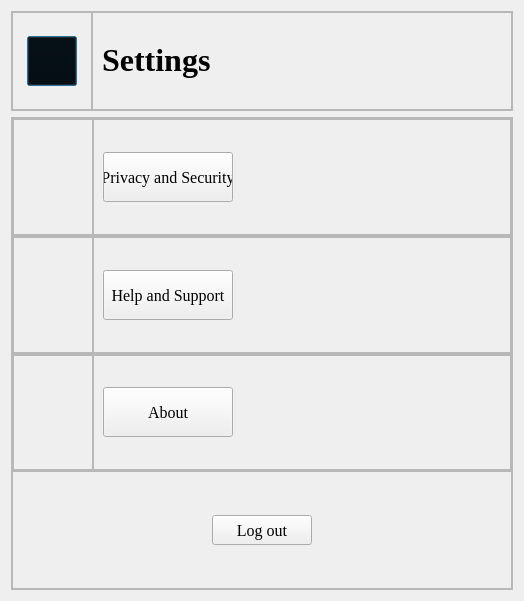
<?xml version="1.0" encoding="UTF-8"?>
<ui version="4.0">
 <class>Settings</class>
 <widget class="QDialog" name="Settings">
  <property name="geometry">
   <rect>
    <x>0</x>
    <y>0</y>
    <width>524</width>
    <height>601</height>
   </rect>
  </property>
  <property name="windowTitle">
   <string>Dialog</string>
  </property>
  <layout class="QVBoxLayout" name="verticalLayout">
   <property name="sizeConstraint">
    <enum>QLayout::SetMinAndMaxSize</enum>
   </property>
   <item>
    <widget class="QFrame" name="frame_title">
     <property name="maximumSize">
      <size>
       <width>16777215</width>
       <height>100</height>
      </size>
     </property>
     <property name="frameShape">
      <enum>QFrame::StyledPanel</enum>
     </property>
     <property name="frameShadow">
      <enum>QFrame::Raised</enum>
     </property>
     <layout class="QHBoxLayout" name="horizontalLayout">
      <property name="spacing">
       <number>0</number>
      </property>
      <property name="leftMargin">
       <number>0</number>
      </property>
      <property name="topMargin">
       <number>0</number>
      </property>
      <property name="rightMargin">
       <number>0</number>
      </property>
      <property name="bottomMargin">
       <number>0</number>
      </property>
      <item>
       <widget class="QFrame" name="frame_home">
        <property name="maximumSize">
         <size>
          <width>80</width>
          <height>16777215</height>
         </size>
        </property>
        <property name="frameShape">
         <enum>QFrame::StyledPanel</enum>
        </property>
        <property name="frameShadow">
         <enum>QFrame::Raised</enum>
        </property>
        <layout class="QHBoxLayout" name="horizontalLayout_3">
         <item>
          <widget class="QPushButton" name="pushButton_home">
           <property name="minimumSize">
            <size>
             <width>50</width>
             <height>50</height>
            </size>
           </property>
           <property name="maximumSize">
            <size>
             <width>50</width>
             <height>50</height>
            </size>
           </property>
           <property name="styleSheet">
            <string notr="true">background:transparent;</string>
           </property>
           <property name="text">
            <string/>
           </property>
           <property name="icon">
            <iconset resource="Resource.qrc">
             <normaloff>:/rec/drive-download-20221026T014232Z-001/001-home.png</normaloff>:/rec/drive-download-20221026T014232Z-001/001-home.png</iconset>
           </property>
           <property name="iconSize">
            <size>
             <width>40</width>
             <height>40</height>
            </size>
           </property>
          </widget>
         </item>
        </layout>
       </widget>
      </item>
      <item>
       <widget class="QFrame" name="frame_name">
        <property name="frameShape">
         <enum>QFrame::StyledPanel</enum>
        </property>
        <property name="frameShadow">
         <enum>QFrame::Raised</enum>
        </property>
        <layout class="QHBoxLayout" name="horizontalLayout_2">
         <item>
          <widget class="QLabel" name="label_name">
           <property name="font">
            <font>
             <family>Times New Roman</family>
             <pointsize>24</pointsize>
             <bold>true</bold>
            </font>
           </property>
           <property name="text">
            <string>&lt;html&gt;&lt;head/&gt;&lt;body&gt;&lt;p&gt;&lt;span style=&quot; font-size:24pt; font-weight:700;&quot;&gt;Settings&lt;/span&gt;&lt;/p&gt;&lt;/body&gt;&lt;/html&gt;</string>
           </property>
          </widget>
         </item>
        </layout>
       </widget>
      </item>
     </layout>
    </widget>
   </item>
   <item>
    <widget class="QFrame" name="frame_body">
     <property name="frameShape">
      <enum>QFrame::StyledPanel</enum>
     </property>
     <property name="frameShadow">
      <enum>QFrame::Raised</enum>
     </property>
     <layout class="QVBoxLayout" name="verticalLayout_2">
      <property name="spacing">
       <number>0</number>
      </property>
      <property name="leftMargin">
       <number>0</number>
      </property>
      <property name="topMargin">
       <number>0</number>
      </property>
      <property name="rightMargin">
       <number>0</number>
      </property>
      <property name="bottomMargin">
       <number>0</number>
      </property>
      <item>
       <widget class="QFrame" name="frame_privacy">
        <property name="frameShape">
         <enum>QFrame::StyledPanel</enum>
        </property>
        <property name="frameShadow">
         <enum>QFrame::Raised</enum>
        </property>
        <layout class="QHBoxLayout" name="horizontalLayout_4">
         <property name="spacing">
          <number>0</number>
         </property>
         <property name="leftMargin">
          <number>0</number>
         </property>
         <property name="topMargin">
          <number>0</number>
         </property>
         <property name="rightMargin">
          <number>0</number>
         </property>
         <property name="bottomMargin">
          <number>0</number>
         </property>
         <item>
          <widget class="QFrame" name="frame_privacylogo">
           <property name="maximumSize">
            <size>
             <width>80</width>
             <height>16777215</height>
            </size>
           </property>
           <property name="frameShape">
            <enum>QFrame::StyledPanel</enum>
           </property>
           <property name="frameShadow">
            <enum>QFrame::Raised</enum>
           </property>
           <layout class="QHBoxLayout" name="horizontalLayout_10">
            <item>
             <spacer name="horizontalSpacer">
              <property name="orientation">
               <enum>Qt::Horizontal</enum>
              </property>
              <property name="sizeHint" stdset="0">
               <size>
                <width>40</width>
                <height>20</height>
               </size>
              </property>
             </spacer>
            </item>
            <item>
             <widget class="QLabel" name="label_privacy">
              <property name="maximumSize">
               <size>
                <width>40</width>
                <height>40</height>
               </size>
              </property>
              <property name="text">
               <string/>
              </property>
              <property name="pixmap">
               <pixmap resource="Resource.qrc">:/rec/drive-download-20221026T014232Z-001/025-lock.png</pixmap>
              </property>
              <property name="scaledContents">
               <bool>true</bool>
              </property>
             </widget>
            </item>
           </layout>
          </widget>
         </item>
         <item>
          <widget class="QFrame" name="frame_privacytxt">
           <property name="frameShape">
            <enum>QFrame::StyledPanel</enum>
           </property>
           <property name="frameShadow">
            <enum>QFrame::Raised</enum>
           </property>
           <layout class="QVBoxLayout" name="verticalLayout_3">
            <item>
             <widget class="QPushButton" name="pushButton_privacy">
              <property name="maximumSize">
               <size>
                <width>130</width>
                <height>50</height>
               </size>
              </property>
              <property name="font">
               <font>
                <family>Times New Roman</family>
                <pointsize>12</pointsize>
               </font>
              </property>
              <property name="text">
               <string>Privacy and Security</string>
              </property>
             </widget>
            </item>
           </layout>
          </widget>
         </item>
        </layout>
       </widget>
      </item>
      <item>
       <widget class="QFrame" name="frame_help">
        <property name="frameShape">
         <enum>QFrame::StyledPanel</enum>
        </property>
        <property name="frameShadow">
         <enum>QFrame::Raised</enum>
        </property>
        <layout class="QHBoxLayout" name="horizontalLayout_6">
         <property name="spacing">
          <number>0</number>
         </property>
         <property name="leftMargin">
          <number>0</number>
         </property>
         <property name="topMargin">
          <number>0</number>
         </property>
         <property name="rightMargin">
          <number>0</number>
         </property>
         <property name="bottomMargin">
          <number>0</number>
         </property>
         <item>
          <widget class="QFrame" name="frame_helplogo">
           <property name="maximumSize">
            <size>
             <width>80</width>
             <height>16777215</height>
            </size>
           </property>
           <property name="frameShape">
            <enum>QFrame::StyledPanel</enum>
           </property>
           <property name="frameShadow">
            <enum>QFrame::Raised</enum>
           </property>
           <layout class="QHBoxLayout" name="horizontalLayout_9">
            <item>
             <spacer name="horizontalSpacer_2">
              <property name="orientation">
               <enum>Qt::Horizontal</enum>
              </property>
              <property name="sizeHint" stdset="0">
               <size>
                <width>40</width>
                <height>20</height>
               </size>
              </property>
             </spacer>
            </item>
            <item>
             <widget class="QLabel" name="label_help">
              <property name="maximumSize">
               <size>
                <width>40</width>
                <height>40</height>
               </size>
              </property>
              <property name="text">
               <string/>
              </property>
              <property name="pixmap">
               <pixmap resource="Resource.qrc">:/rec/drive-download-20221026T014232Z-001/Help.png</pixmap>
              </property>
              <property name="scaledContents">
               <bool>true</bool>
              </property>
             </widget>
            </item>
           </layout>
          </widget>
         </item>
         <item>
          <widget class="QFrame" name="frame_helptxt">
           <property name="frameShape">
            <enum>QFrame::StyledPanel</enum>
           </property>
           <property name="frameShadow">
            <enum>QFrame::Raised</enum>
           </property>
           <layout class="QVBoxLayout" name="verticalLayout_4">
            <item>
             <widget class="QPushButton" name="pushButton_help">
              <property name="maximumSize">
               <size>
                <width>130</width>
                <height>50</height>
               </size>
              </property>
              <property name="font">
               <font>
                <family>Times New Roman</family>
                <pointsize>12</pointsize>
               </font>
              </property>
              <property name="text">
               <string>Help and Support</string>
              </property>
             </widget>
            </item>
           </layout>
          </widget>
         </item>
        </layout>
       </widget>
      </item>
      <item>
       <widget class="QFrame" name="frame_about">
        <property name="frameShape">
         <enum>QFrame::StyledPanel</enum>
        </property>
        <property name="frameShadow">
         <enum>QFrame::Raised</enum>
        </property>
        <layout class="QHBoxLayout" name="horizontalLayout_7">
         <property name="spacing">
          <number>0</number>
         </property>
         <property name="leftMargin">
          <number>0</number>
         </property>
         <property name="topMargin">
          <number>0</number>
         </property>
         <property name="rightMargin">
          <number>0</number>
         </property>
         <property name="bottomMargin">
          <number>0</number>
         </property>
         <item>
          <widget class="QFrame" name="frame_aboutlogo">
           <property name="maximumSize">
            <size>
             <width>80</width>
             <height>16777215</height>
            </size>
           </property>
           <property name="frameShape">
            <enum>QFrame::StyledPanel</enum>
           </property>
           <property name="frameShadow">
            <enum>QFrame::Raised</enum>
           </property>
           <layout class="QHBoxLayout" name="horizontalLayout_8">
            <item>
             <spacer name="horizontalSpacer_3">
              <property name="orientation">
               <enum>Qt::Horizontal</enum>
              </property>
              <property name="sizeHint" stdset="0">
               <size>
                <width>40</width>
                <height>20</height>
               </size>
              </property>
             </spacer>
            </item>
            <item>
             <widget class="QLabel" name="label_about">
              <property name="maximumSize">
               <size>
                <width>40</width>
                <height>40</height>
               </size>
              </property>
              <property name="text">
               <string/>
              </property>
              <property name="pixmap">
               <pixmap resource="Resource.qrc">:/rec/drive-download-20221026T014232Z-001/about.png</pixmap>
              </property>
              <property name="scaledContents">
               <bool>true</bool>
              </property>
             </widget>
            </item>
           </layout>
          </widget>
         </item>
         <item>
          <widget class="QFrame" name="frame_abouttxt">
           <property name="frameShape">
            <enum>QFrame::StyledPanel</enum>
           </property>
           <property name="frameShadow">
            <enum>QFrame::Raised</enum>
           </property>
           <layout class="QVBoxLayout" name="verticalLayout_5">
            <item>
             <widget class="QPushButton" name="pushButton_about">
              <property name="maximumSize">
               <size>
                <width>130</width>
                <height>50</height>
               </size>
              </property>
              <property name="font">
               <font>
                <family>Times New Roman</family>
                <pointsize>12</pointsize>
               </font>
              </property>
              <property name="text">
               <string>About</string>
              </property>
             </widget>
            </item>
           </layout>
          </widget>
         </item>
        </layout>
       </widget>
      </item>
      <item>
       <widget class="QFrame" name="frame_logout">
        <property name="frameShape">
         <enum>QFrame::StyledPanel</enum>
        </property>
        <property name="frameShadow">
         <enum>QFrame::Raised</enum>
        </property>
        <layout class="QHBoxLayout" name="horizontalLayout_5">
         <item>
          <widget class="QPushButton" name="pushButton_logout">
           <property name="maximumSize">
            <size>
             <width>100</width>
             <height>30</height>
            </size>
           </property>
           <property name="font">
            <font>
             <family>Times New Roman</family>
             <pointsize>12</pointsize>
            </font>
           </property>
           <property name="text">
            <string>Log out</string>
           </property>
          </widget>
         </item>
        </layout>
       </widget>
      </item>
     </layout>
    </widget>
   </item>
  </layout>
 </widget>
 <resources>
  <include location="Resource.qrc"/>
 </resources>
 <connections/>
</ui>
